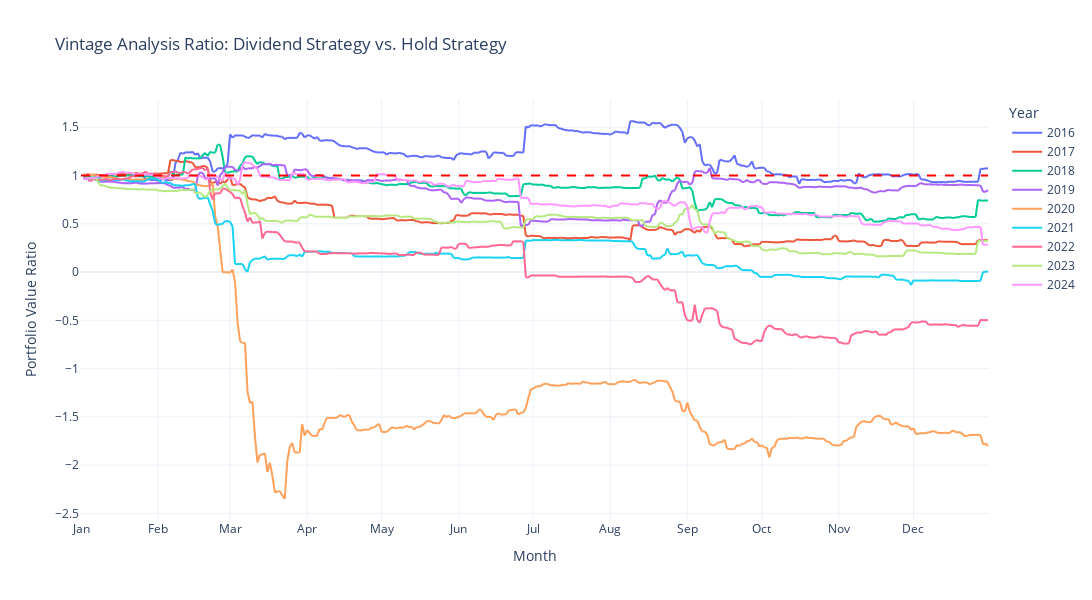

This figure's notebook cell:
### Code cell
plot_vintage_ratio(trade_df=results_trades_ax,
                   hold_strategy_df=axjo,
                   initial_investment=investment,
                   min_year=2016,
                   max_year=2024)

### Figure 1 — Plotly figure (JSON) as saved in the notebook; plotly's stock layout.template omitted (floating-point values rounded to 4 significant figures; data arrays with more than 128 entries replaced by an {"elided": "..."} marker saying what was removed)
{"data": [{"hovertemplate": "Year=2016<br>Month=%{x}<br>Portfolio Value Ratio=%{y}<extra></extra>", "legendgroup": "2016", "line": {"color": "#636efa", "dash": "solid"}, "marker": {"symbol": "circle"}, "mode": "lines", "name": "2016", "showlegend": true, "type": "scattergl", "x": {"elided": "366 str values"}, "xaxis": "x", "y": {"elided": "366 float values"}, "yaxis": "y"}, {"hovertemplate": "Year=2017<br>Month=%{x}<br>Portfolio Value Ratio=%{y}<extra></extra>", "legendgroup": "2017", "line": {"color": "#EF553B", "dash": "solid"}, "marker": {"symbol": "circle"}, "mode": "lines", "name": "2017", "showlegend": true, "type": "scattergl", "x": {"elided": "365 str values"}, "xaxis": "x", "y": {"elided": "365 float values"}, "yaxis": "y"}, {"hovertemplate": "Year=2018<br>Month=%{x}<br>Portfolio Value Ratio=%{y}<extra></extra>", "legendgroup": "2018", "line": {"color": "#00cc96", "dash": "solid"}, "marker": {"symbol": "circle"}, "mode": "lines", "name": "2018", "showlegend": true, "type": "scattergl", "x": {"elided": "365 str values"}, "xaxis": "x", "y": {"elided": "365 float values"}, "yaxis": "y"}, {"hovertemplate": "Year=2019<br>Month=%{x}<br>Portfolio Value Ratio=%{y}<extra></extra>", "legendgroup": "2019", "line": {"color": "#ab63fa", "dash": "solid"}, "marker": {"symbol": "circle"}, "mode": "lines", "name": "2019", "showlegend": true, "type": "scattergl", "x": {"elided": "365 str values"}, "xaxis": "x", "y": {"elided": "365 float values"}, "yaxis": "y"}, {"hovertemplate": "Year=2020<br>Month=%{x}<br>Portfolio Value Ratio=%{y}<extra></extra>", "legendgroup": "2020", "line": {"color": "#FFA15A", "dash": "solid"}, "marker": {"symbol": "circle"}, "mode": "lines", "name": "2020", "showlegend": true, "type": "scattergl", "x": {"elided": "366 str values"}, "xaxis": "x", "y": {"elided": "366 float values"}, "yaxis": "y"}, {"hovertemplate": "Year=2021<br>Month=%{x}<br>Portfolio Value Ratio=%{y}<extra></extra>", "legendgroup": "2021", "line": {"color": "#19d3f3", "dash": "solid"}, "marker": {"symbol": "circle"}, "mode": "lines", "name": "2021", "showlegend": true, "type": "scattergl", "x": {"elided": "365 str values"}, "xaxis": "x", "y": {"elided": "365 float values"}, "yaxis": "y"}, {"hovertemplate": "Year=2022<br>Month=%{x}<br>Portfolio Value Ratio=%{y}<extra></extra>", "legendgroup": "2022", "line": {"color": "#FF6692", "dash": "solid"}, "marker": {"symbol": "circle"}, "mode": "lines", "name": "2022", "showlegend": true, "type": "scattergl", "x": {"elided": "365 str values"}, "xaxis": "x", "y": {"elided": "365 float values"}, "yaxis": "y"}, {"hovertemplate": "Year=2023<br>Month=%{x}<br>Portfolio Value Ratio=%{y}<extra></extra>", "legendgroup": "2023", "line": {"color": "#B6E880", "dash": "solid"}, "marker": {"symbol": "circle"}, "mode": "lines", "name": "2023", "showlegend": true, "type": "scattergl", "x": {"elided": "365 str values"}, "xaxis": "x", "y": {"elided": "365 float values"}, "yaxis": "y"}, {"hovertemplate": "Year=2024<br>Month=%{x}<br>Portfolio Value Ratio=%{y}<extra></extra>", "legendgroup": "2024", "line": {"color": "#FF97FF", "dash": "solid"}, "marker": {"symbol": "circle"}, "mode": "lines", "name": "2024", "showlegend": true, "type": "scattergl", "x": {"elided": "366 str values"}, "xaxis": "x", "y": {"elided": "366 float values"}, "yaxis": "y"}], "layout": {"height": 600, "legend": {"title": {"text": "Year"}, "tracegroupgap": 0}, "shapes": [{"line": {"color": "red", "dash": "dash"}, "type": "line", "x0": "2000-01-01T00:00:00", "x1": "2000-12-31T00:00:00", "xref": "x", "y0": 1, "y1": 1, "yref": "y"}], "title": {"text": "Vintage Analysis Ratio: Dividend Strategy vs. Hold Strategy"}, "width": 1200, "xaxis": {"anchor": "y", "domain": [0, 1], "dtick": "M1", "tickformat": "%b", "title": {"text": "Month"}}, "yaxis": {"anchor": "x", "domain": [0, 1], "title": {"text": "Portfolio Value Ratio"}}}}
